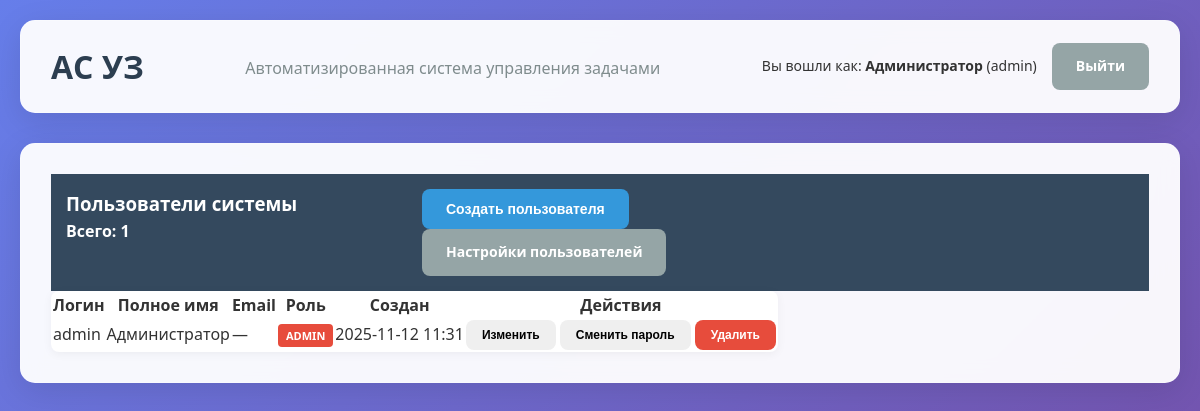
The page /admin (signed in) on the database its author committed.
### tables this page shows
CREATE TABLE users (
                id INTEGER PRIMARY KEY AUTOINCREMENT,
                username TEXT UNIQUE NOT NULL,
                password TEXT NOT NULL,
                role TEXT NOT NULL,
                name TEXT NOT NULL,
                created_at TIMESTAMP DEFAULT CURRENT_TIMESTAMP
            , email TEXT, updated_at TIMESTAMP);

### app.py (the view)
@app.route('/admin')
@login_required
@role_required('admin')
def admin():
    users = user_manager.get_all_users()
    password_settings = user_manager.get_password_settings()
    return render_template('admin.html',
                         users=users,
                         password_settings=password_settings,
                         current_user_id=session.get('user_id'))

### app.py (called while the page is built)
def login_required(f):
    @wraps(f)
    def decorated_function(*args, **kwargs):
        if 'username' not in session:
            return redirect(url_for('login'))
        return f(*args, **kwargs)
    return decorated_function

def role_required(role):
    def decorator(f):
        @wraps(f)
        def decorated_function(*args, **kwargs):
            if 'username' not in session:
                return redirect(url_for('login'))
            if session['role'] != role and session['role'] != 'admin':
                flash('Недостаточно прав для доступа к этой странице', 'error')
                return redirect(url_for('dashboard'))
            return f(*args, **kwargs)
        return decorated_function
    return decorator

### models.py (called while the page is built)
    def get_password_settings(self):
        return self.settings_manager.get_password_settings()

    def get_all_users(self) -> List[Dict[str, Any]]:
        conn = sqlite3.connect(self.db.db_path)
        cursor = conn.cursor()
        cursor.execute('SELECT id, username, role, name, email, created_at FROM users ORDER BY id')
        rows = cursor.fetchall()
        conn.close()
        return [
            {
                'id': row[0],
                'username': row[1],
                'role': row[2],
                'name': row[3],
                'email': row[4],
                'created_at': row[5],
            }
            for row in rows
        ]

    def get_all_settings(self) -> Dict[str, str]:
        conn = sqlite3.connect(self.db.db_path)
        cursor = conn.cursor()
        cursor.execute('SELECT setting_key, setting_value FROM system_settings')
        rows = cursor.fetchall()
        conn.close()
        return {row[0]: row[1] for row in rows}

    def get_password_settings(self) -> Dict[str, Any]:
        settings = self.get_all_settings()
        return {
            'min_length': int(settings.get('password_min_length', '6')),
            'require_digits': settings.get('password_require_digits', 'false').lower() == 'true',
            'require_special': settings.get('password_require_special', 'false').lower() == 'true',
        }

### templates/admin.html (shortened to what this page needs)
{% extends "base.html" %}
{% block content %}
<div class="admin-container" data-current-user-id="{{ current_user_id }}" data-password-settings='{{ password_settings|tojson }}'>
    <div class="admin-sections">
        <section class="admin-section">
            <div class="table-header">
                <div>
                    <h3>Пользователи системы</h3>
                    <span class="table-meta" id="users-count">Всего: {{ users|length }}</span>
                </div>
                <div class="table-header-actions">
                    <button type="button" class="btn btn-primary" id="create-user-btn">Создать пользователя</button>
                    <a href="{{ url_for('admin_settings') }}" class="btn btn-secondary">Настройки пользователей</a>
                </div>
            </div>
            <div class="table-wrapper">
                <table class="users-table" id="users-table">
                    <thead>
                        <tr>
                            <th>Логин</th>
                            <th>Полное имя</th>
                            <th>Email</th>
                            <th>Роль</th>
                            <th>Создан</th>
                            <th>Действия</th>
                        </tr>
                    </thead>
                    <tbody>
                        {% for user in users %}
                        <tr data-user-id="{{ user.id }}"
                            data-username="{{ user.username }}"
                            data-name="{{ user.name }}"
                            data-email="{{ user.email or '' }}"
                            data-role="{{ user.role }}">
                            <td class="col-username">{{ user.username }}</td>
                            <td class="col-name">{{ user.name }}</td>
                            <td class="col-email">{{ user.email or '—' }}</td>
                            <td class="col-role"><span class="role-badge role-{{ user.role }}">{{ user.role }}</span></td>
                            <td class="col-created">{{ user.created_at[:16] if user.created_at else '—' }}</td>
                            <td class="actions-cell">
                                <button type="button" class="btn btn-small js-edit-user">Изменить</button>
                                <button type="button" class="btn btn-small js-password-user">Сменить пароль</button>
                                <button type="button"
                                        class="btn btn-small btn-danger js-delete-user"
                                        {% if user.id == current_user_id %}disabled title="Нельзя удалить свой аккаунт"{% endif %}>
                                    Удалить
                                </button>
                            </td>
                        </tr>
                        {% endfor %}
                    </tbody>
                </table>
            </div>
        </section>
    </div>
</div>
{% endblock %}

### templates/base.html (shortened to what this page needs)
<!DOCTYPE html>
<html lang="ru">
<head>
    <link rel="stylesheet" href="{{ url_for('static', filename='style.css') }}">
</head>
<body>
    <div class="container">
        <header>
            <div class="header-content">
                <h1>АС УЗ</h1>
                <p class="subtitle">Автоматизированная система управления задачами</p>
                {% if session.username %}
                <div class="user-info">
                    <span>Вы вошли как: <strong>{{ session.name }}</strong> ({{ session.role }})</span>
                    <a href="{{ url_for('logout') }}" class="btn btn-secondary">Выйти</a>
                </div>
                {% endif %}
            </div>
        </header>
        <main>
            {% block content %}{% endblock %}
        </main>
    </div>
</body>
</html>

### static/style.css (style rules this page uses)
* { margin: 0; padding: 0; box-sizing: border-box; }
body { font-family: 'Segoe UI', Tahoma, Geneva, Verdana, sans-serif; background: linear-gradient(135deg, #667eea 0%, #764ba2 100%); min-height: 100vh; color: #333; line-height: 1.6; }
.container { max-width: 1400px; margin: 0 auto; padding: 20px; min-height: 100vh; }
header { background: rgba(255, 255, 255, 0.95); backdrop-filter: blur(10px); padding: 20px 30px; border-radius: 15px; box-shadow: 0 8px 32px rgba(0,0,0,0.1); margin-bottom: 30px; border: 1px solid rgba(255, 255, 255, 0.2); }
.header-content { display: flex; justify-content: space-between; align-items: center; flex-wrap: wrap; gap: 20px; }
header h1 { color: #2c3e50; font-size: 32px; font-weight: 700; }
.subtitle { color: #7f8c8d; font-size: 16px; margin-top: 5px; }
.user-info { display: flex; align-items: center; gap: 15px; font-size: 14px; }
.btn { display: inline-block; padding: 12px 24px; border: none; border-radius: 8px; text-decoration: none; font-size: 14px; font-weight: 600; cursor: pointer; transition: all 0.3s ease; text-align: center; }
.btn-primary { background: #3498db; color: white; }
.btn-secondary { background: #95a5a6; color: white; }
.btn-danger { background: #e74c3c; color: #fff; }
.btn-small { padding: 8px 16px; font-size: 12px; }
.admin-container { background: rgba(255, 255, 255, 0.95); padding: 30px; border-radius: 15px; box-shadow: 0 8px 32px rgba(0,0,0,0.1); backdrop-filter: blur(10px); border: 1px solid rgba(255, 255, 255, 0.2); }
.users-table { background: white; border-radius: 8px; overflow: hidden; box-shadow: 0 2px 10px rgba(0,0,0,0.05); }
.table-header { display: grid; grid-template-columns: 1fr 1fr 1fr; background: #34495e; color: white; padding: 15px; font-weight: 600; }
.role-badge { padding: 4px 8px; border-radius: 4px; font-size: 11px; font-weight: 600; text-transform: uppercase; text-align: center; }
.role-admin { background: #e74c3c; color: white; }

### rows shown on the page
users: name "Администратор", username "admin", email "—", role "ADMIN", created_at "2025-11-12 11:31"

### other values the page prints
{{ session.role }} "admin"
{{ users|length }} "1"
